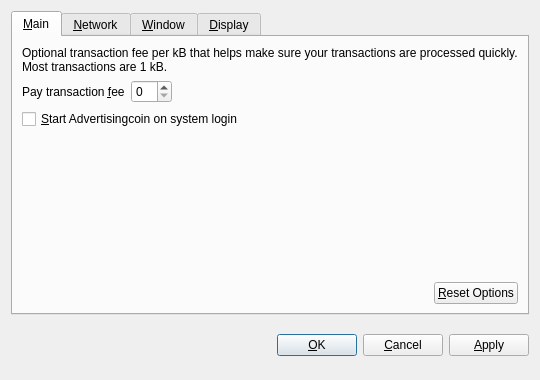
<?xml version="1.0" encoding="UTF-8"?>
<ui version="4.0">
 <class>OptionsDialog</class>
 <widget class="QDialog" name="OptionsDialog">
  <property name="geometry">
   <rect>
    <x>0</x>
    <y>0</y>
    <width>540</width>
    <height>380</height>
   </rect>
  </property>
  <property name="windowTitle">
   <string>Options</string>
  </property>
  <property name="modal">
   <bool>true</bool>
  </property>
  <layout class="QVBoxLayout" name="verticalLayout">
   <item>
    <widget class="QTabWidget" name="tabWidget">
     <property name="tabPosition">
      <enum>QTabWidget::North</enum>
     </property>
     <property name="currentIndex">
      <number>0</number>
     </property>
     <widget class="QWidget" name="tabMain">
      <attribute name="title">
       <string>&amp;Main</string>
      </attribute>
      <layout class="QVBoxLayout" name="verticalLayout_Main">
       <item>
        <widget class="QLabel" name="transactionFeeInfoLabel">
         <property name="text">
          <string>Optional transaction fee per kB that helps make sure your transactions are processed quickly. Most transactions are 1 kB.</string>
         </property>
         <property name="textFormat">
          <enum>Qt::PlainText</enum>
         </property>
         <property name="wordWrap">
          <bool>true</bool>
         </property>
        </widget>
       </item>
       <item>
        <layout class="QHBoxLayout" name="horizontalLayout_1_Main">
         <item>
          <widget class="QLabel" name="transactionFeeLabel">
           <property name="text">
            <string>Pay transaction &amp;fee</string>
           </property>
           <property name="textFormat">
            <enum>Qt::PlainText</enum>
           </property>
           <property name="buddy">
            <cstring>transactionFee</cstring>
           </property>
          </widget>
         </item>
         <item>
          <widget class="BitcoinAmountField" name="transactionFee"/>
         </item>
         <item>
          <spacer name="horizontalSpacer_1_Main">
           <property name="orientation">
            <enum>Qt::Horizontal</enum>
           </property>
           <property name="sizeHint" stdset="0">
            <size>
             <width>40</width>
             <height>20</height>
            </size>
           </property>
          </spacer>
         </item>
        </layout>
       </item>
       <item>
        <widget class="QCheckBox" name="bitcoinAtStartup">
         <property name="toolTip">
          <string>Automatically start Advertisingcoin after logging in to the system.</string>
         </property>
         <property name="text">
          <string>&amp;Start Advertisingcoin on system login</string>
         </property>
        </widget>
       </item>
       <item>
        <spacer name="verticalSpacer_Main">
         <property name="orientation">
          <enum>Qt::Vertical</enum>
         </property>
         <property name="sizeHint" stdset="0">
          <size>
           <width>20</width>
           <height>40</height>
          </size>
         </property>
        </spacer>
       </item>
       <item>
        <layout class="QHBoxLayout" name="horizontalLayout_2_Main">
         <item>
          <spacer name="horizontalSpacer_2_Main">
           <property name="orientation">
            <enum>Qt::Horizontal</enum>
           </property>
           <property name="sizeHint" stdset="0">
            <size>
             <width>40</width>
             <height>20</height>
            </size>
           </property>
          </spacer>
         </item>
         <item>
          <widget class="QPushButton" name="resetButton">
           <property name="toolTip">
            <string>Reset all client options to default.</string>
           </property>
           <property name="text">
            <string>&amp;Reset Options</string>
           </property>
           <property name="autoDefault">
            <bool>false</bool>
           </property>
          </widget>
         </item>
        </layout>
       </item>
      </layout>
     </widget>
     <widget class="QWidget" name="tabNetwork">
      <attribute name="title">
       <string>&amp;Network</string>
      </attribute>
      <layout class="QVBoxLayout" name="verticalLayout_Network">
       <item>
        <widget class="QCheckBox" name="mapPortUpnp">
         <property name="toolTip">
          <string>Automatically open the Advertisingcoin client port on the router. This only works when your router supports UPnP and it is enabled.</string>
         </property>
         <property name="text">
          <string>Map port using &amp;UPnP</string>
         </property>
        </widget>
       </item>
       <item>
        <widget class="QCheckBox" name="connectSocks">
         <property name="toolTip">
          <string>Connect to the Advertisingcoin network through a SOCKS proxy (e.g. when connecting through Tor).</string>
         </property>
         <property name="text">
          <string>&amp;Connect through SOCKS proxy:</string>
         </property>
        </widget>
       </item>
       <item>
        <layout class="QHBoxLayout" name="horizontalLayout_Network">
         <item>
          <widget class="QLabel" name="proxyIpLabel">
           <property name="text">
            <string>Proxy &amp;IP:</string>
           </property>
           <property name="textFormat">
            <enum>Qt::PlainText</enum>
           </property>
           <property name="buddy">
            <cstring>proxyIp</cstring>
           </property>
          </widget>
         </item>
         <item>
          <widget class="QValidatedLineEdit" name="proxyIp">
           <property name="maximumSize">
            <size>
             <width>140</width>
             <height>16777215</height>
            </size>
           </property>
           <property name="toolTip">
            <string>IP address of the proxy (e.g. 127.0.0.1)</string>
           </property>
          </widget>
         </item>
         <item>
          <widget class="QLabel" name="proxyPortLabel">
           <property name="text">
            <string>&amp;Port:</string>
           </property>
           <property name="textFormat">
            <enum>Qt::PlainText</enum>
           </property>
           <property name="buddy">
            <cstring>proxyPort</cstring>
           </property>
          </widget>
         </item>
         <item>
          <widget class="QLineEdit" name="proxyPort">
           <property name="maximumSize">
            <size>
             <width>55</width>
             <height>16777215</height>
            </size>
           </property>
           <property name="toolTip">
            <string>Port of the proxy (e.g. 9050)</string>
           </property>
          </widget>
         </item>
         <item>
          <widget class="QLabel" name="socksVersionLabel">
           <property name="text">
            <string>SOCKS &amp;Version:</string>
           </property>
           <property name="textFormat">
            <enum>Qt::PlainText</enum>
           </property>
           <property name="buddy">
            <cstring>socksVersion</cstring>
           </property>
          </widget>
         </item>
         <item>
          <widget class="QValueComboBox" name="socksVersion">
           <property name="toolTip">
            <string>SOCKS version of the proxy (e.g. 5)</string>
           </property>
          </widget>
         </item>
         <item>
          <spacer name="horizontalSpacer_Network">
           <property name="orientation">
            <enum>Qt::Horizontal</enum>
           </property>
           <property name="sizeHint" stdset="0">
            <size>
             <width>40</width>
             <height>20</height>
            </size>
           </property>
          </spacer>
         </item>
        </layout>
       </item>
       <item>
        <spacer name="verticalSpacer_Network">
         <property name="orientation">
          <enum>Qt::Vertical</enum>
         </property>
         <property name="sizeHint" stdset="0">
          <size>
           <width>20</width>
           <height>40</height>
          </size>
         </property>
        </spacer>
       </item>
      </layout>
     </widget>
     <widget class="QWidget" name="tabWindow">
      <attribute name="title">
       <string>&amp;Window</string>
      </attribute>
      <layout class="QVBoxLayout" name="verticalLayout_Window">
       <item>
        <widget class="QCheckBox" name="minimizeToTray">
         <property name="toolTip">
          <string>Show only a tray icon after minimizing the window.</string>
         </property>
         <property name="text">
          <string>&amp;Minimize to the tray instead of the taskbar</string>
         </property>
        </widget>
       </item>
       <item>
        <widget class="QCheckBox" name="minimizeOnClose">
         <property name="toolTip">
          <string>Minimize instead of exit the application when the window is closed. When this option is enabled, the application will be closed only after selecting Quit in the menu.</string>
         </property>
         <property name="text">
          <string>M&amp;inimize on close</string>
         </property>
        </widget>
       </item>
       <item>
        <spacer name="verticalSpacer_Window">
         <property name="orientation">
          <enum>Qt::Vertical</enum>
         </property>
         <property name="sizeHint" stdset="0">
          <size>
           <width>20</width>
           <height>40</height>
          </size>
         </property>
        </spacer>
       </item>
      </layout>
     </widget>
     <widget class="QWidget" name="tabDisplay">
      <attribute name="title">
       <string>&amp;Display</string>
      </attribute>
      <layout class="QVBoxLayout" name="verticalLayout_Display">
       <item>
        <layout class="QHBoxLayout" name="horizontalLayout_1_Display">
         <item>
          <widget class="QLabel" name="langLabel">
           <property name="text">
            <string>User Interface &amp;language:</string>
           </property>
           <property name="textFormat">
            <enum>Qt::PlainText</enum>
           </property>
           <property name="buddy">
            <cstring>lang</cstring>
           </property>
          </widget>
         </item>
         <item>
          <widget class="QValueComboBox" name="lang">
           <property name="toolTip">
            <string>The user interface language can be set here. This setting will take effect after restarting Advertisingcoin.</string>
           </property>
          </widget>
         </item>
        </layout>
       </item>
       <item>
        <layout class="QHBoxLayout" name="horizontalLayout_2_Display">
         <item>
          <widget class="QLabel" name="unitLabel">
           <property name="text">
            <string>&amp;Unit to show amounts in:</string>
           </property>
           <property name="textFormat">
            <enum>Qt::PlainText</enum>
           </property>
           <property name="buddy">
            <cstring>unit</cstring>
           </property>
          </widget>
         </item>
         <item>
          <widget class="QValueComboBox" name="unit">
           <property name="toolTip">
            <string>Choose the default subdivision unit to show in the interface and when sending coins.</string>
           </property>
          </widget>
         </item>
        </layout>
       </item>
       <item>
        <widget class="QCheckBox" name="displayAddresses">
         <property name="toolTip">
          <string>Whether to show Advertisingcoin addresses in the transaction list or not.</string>
         </property>
         <property name="text">
          <string>&amp;Display addresses in transaction list</string>
         </property>
        </widget>
       </item>
       <item>
        <spacer name="verticalSpacer_Display">
         <property name="orientation">
          <enum>Qt::Vertical</enum>
         </property>
         <property name="sizeHint" stdset="0">
          <size>
           <width>20</width>
           <height>40</height>
          </size>
         </property>
        </spacer>
       </item>
      </layout>
     </widget>
    </widget>
   </item>
   <item>
    <layout class="QHBoxLayout" name="horizontalLayout_Buttons">
     <item>
      <spacer name="horizontalSpacer_1">
       <property name="orientation">
        <enum>Qt::Horizontal</enum>
       </property>
       <property name="sizeHint" stdset="0">
        <size>
         <width>40</width>
         <height>48</height>
        </size>
       </property>
      </spacer>
     </item>
     <item>
      <widget class="QLabel" name="statusLabel">
       <property name="font">
        <font>
         <weight>75</weight>
         <bold>true</bold>
        </font>
       </property>
       <property name="text">
        <string/>
       </property>
       <property name="textFormat">
        <enum>Qt::PlainText</enum>
       </property>
       <property name="wordWrap">
        <bool>true</bool>
       </property>
      </widget>
     </item>
     <item>
      <spacer name="horizontalSpacer_2">
       <property name="orientation">
        <enum>Qt::Horizontal</enum>
       </property>
       <property name="sizeHint" stdset="0">
        <size>
         <width>40</width>
         <height>48</height>
        </size>
       </property>
      </spacer>
     </item>
     <item>
      <widget class="QPushButton" name="okButton">
       <property name="text">
        <string>&amp;OK</string>
       </property>
      </widget>
     </item>
     <item>
      <widget class="QPushButton" name="cancelButton">
       <property name="text">
        <string>&amp;Cancel</string>
       </property>
       <property name="autoDefault">
        <bool>false</bool>
       </property>
      </widget>
     </item>
     <item>
      <widget class="QPushButton" name="applyButton">
       <property name="text">
        <string>&amp;Apply</string>
       </property>
       <property name="autoDefault">
        <bool>false</bool>
       </property>
      </widget>
     </item>
    </layout>
   </item>
  </layout>
 </widget>
 <customwidgets>
  <customwidget>
   <class>BitcoinAmountField</class>
   <extends>QSpinBox</extends>
   <header>bitcoinamountfield.h</header>
  </customwidget>
  <customwidget>
   <class>QValueComboBox</class>
   <extends>QComboBox</extends>
   <header>qvaluecombobox.h</header>
  </customwidget>
  <customwidget>
   <class>QValidatedLineEdit</class>
   <extends>QLineEdit</extends>
   <header>qvalidatedlineedit.h</header>
  </customwidget>
 </customwidgets>
 <resources/>
 <connections/>
</ui>
